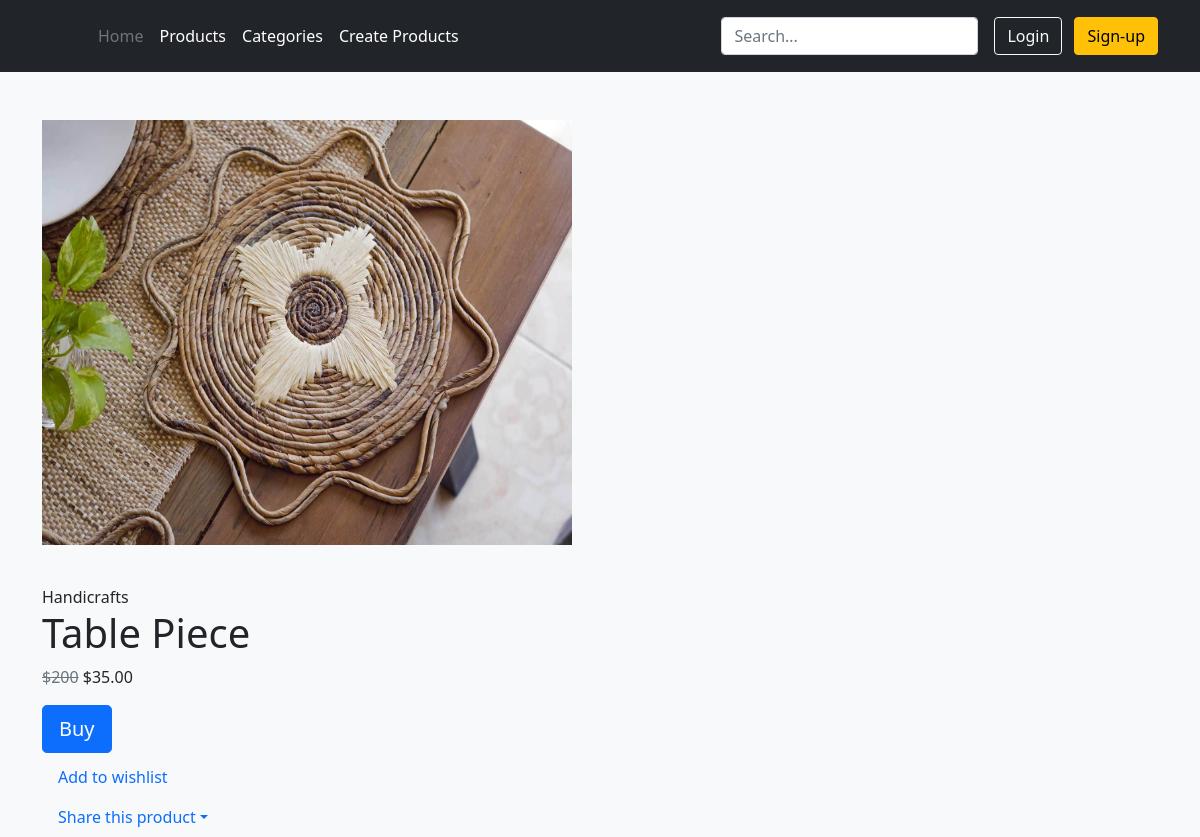
Before: /products/7 with the older database file.
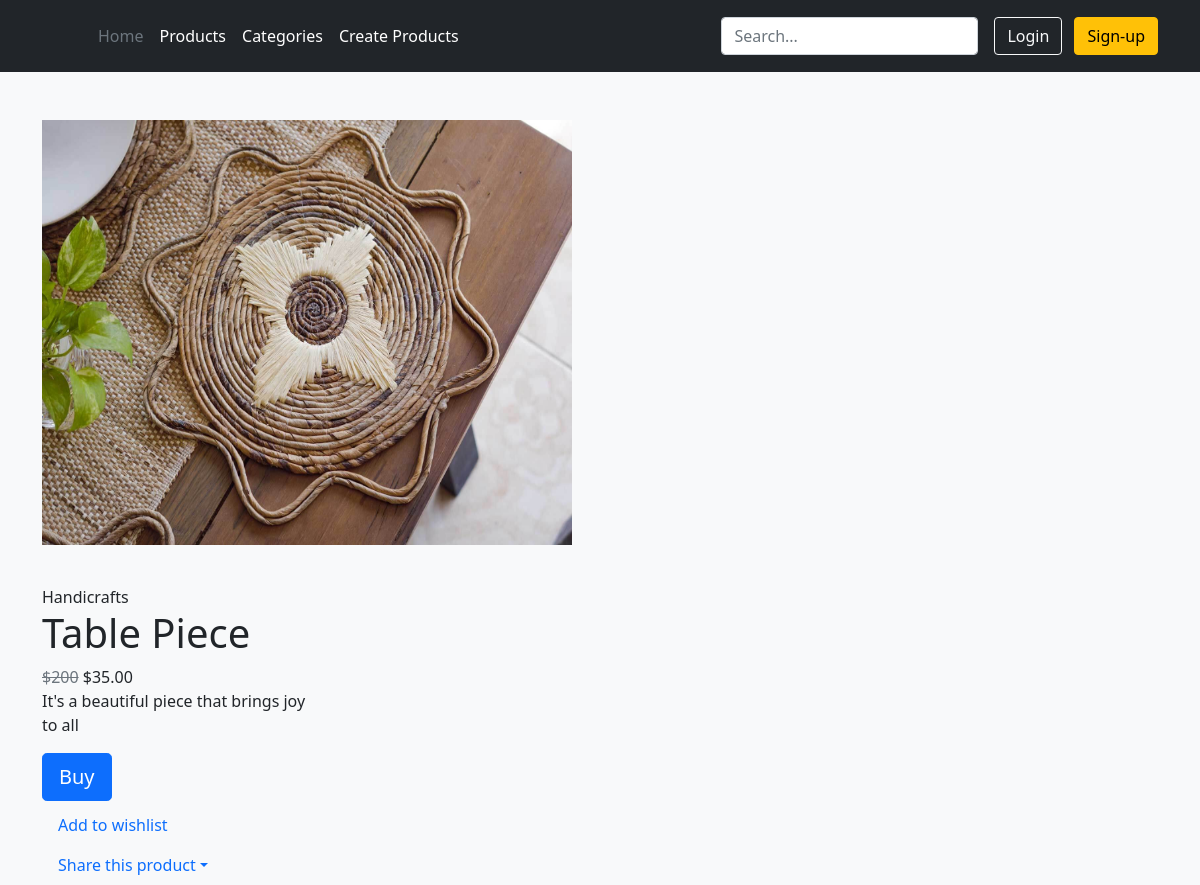
After: the same page with the newer database file.
### products/models.py (models this page shows, shortened)
class Product(models.Model):
    title = models.CharField(max_length=200)
    description = models.TextField(blank=True)
    image = models.ImageField(upload_to='images/')
    price = models.DecimalField(max_digits=6, decimal_places=2)
    category = models.ForeignKey(Category, related_name='product', on_delete=models.CASCADE)
    slug = models.SlugField(max_length=255)
    in_stock = models.BooleanField(default=True)  # Stock to change to numeric value
    is_active = models.BooleanField(default=True)
    created = models.DateTimeField(auto_now_add=True)
    updated = models.DateTimeField(auto_now=True)
    class Meta:
        verbose_name_plural = 'Products'
        ordering = ('-created',)

class Category(models.Model):
    name = models.CharField(max_length=100)
    slug = models.SlugField(max_length=255, unique=True)
    class Meta:
        verbose_name_plural = 'categories'
    def __str__(self):
        return self.name

### storeAnada/views.py (the view)
# urls.py: path('products/<pk>', storeAnada.views.ProductDetailView.as_view(), name='product-detail'),
class ProductDetailView(DetailView):
	template_name = "products/product_detail.html"
	model = Product

### templates/products/product_detail.html (shortened to what this page needs)
{% extends "base.html" %}
{% load static %}
{% block content %}
<section class="hero bg-light pt-5">
      <div class="container">
            <div class="row gutter-2 gutter-md-4 justify-content-between">
              <div class="col-lg-7">
                <div class="row gutter-1 justify-content-between">
                  <div class="col-lg-10 order-lg-2">
                    <div class="owl-carousel gallery" data-slider-id="1" data-thumbs="true" data-nav="true">
                      <figure class="equal">
                          <img src="/media/{{ product.image }}" alt="{{ product.title }}" width="100%" height="425">
                      </figure>
                  </div>
                  <div class="col-lg-2 text-center text-lg-left order-lg-1">
                    <div class="owl-thumbs" data-slider-id="1">
                    </div>
                  </div>
                </div>
              </div>
              <div class="col-lg-5 mb-5 mb-lg-0">
                <div class="row">
                  <div class="col-12">
                    <span class="item-brand">{{ product.category }}</span>
                    <h1 class="item-title">{{ product.title }}</h1>
                    <span class="item-price"><s class="text-muted">$200</s> ${{ product.price }}</span>
                  </div>
                </div>
                <div class="row">
                  <div class="col-12">
                    <p>{{ product.description }}</p>
                  </div>
                </div>
                <div class="row">
                  <div class="col-md-8">
                    <a href="{% url 'purchase' pk=product.pk %}" class="btn btn-block btn-lg btn-primary">Buy</a>
                  </div>
                  <div class="col-12 mt-1">
                    <ul class="nav nav-actions">
                      <li class="nav-item">
                        <a class="nav-link" href="#">Add to wishlist</a>
                      </li>
                      <li class="nav-item dropdown">
                        <a class="nav-link dropdown-toggle" data-toggle="dropdown" href="#" role="button" aria-haspopup="true" aria-expanded="false">Share this product</a>
                      </li>
                    </ul>
                  </div>
                </div>
              </div>
            </div>
          </div>
      </div>
</section>
{% endblock %}

Changed rows visible on the page:
changed Product "Table Piece": description (not shown) → "It's a beautiful piece that brings joy to all"
